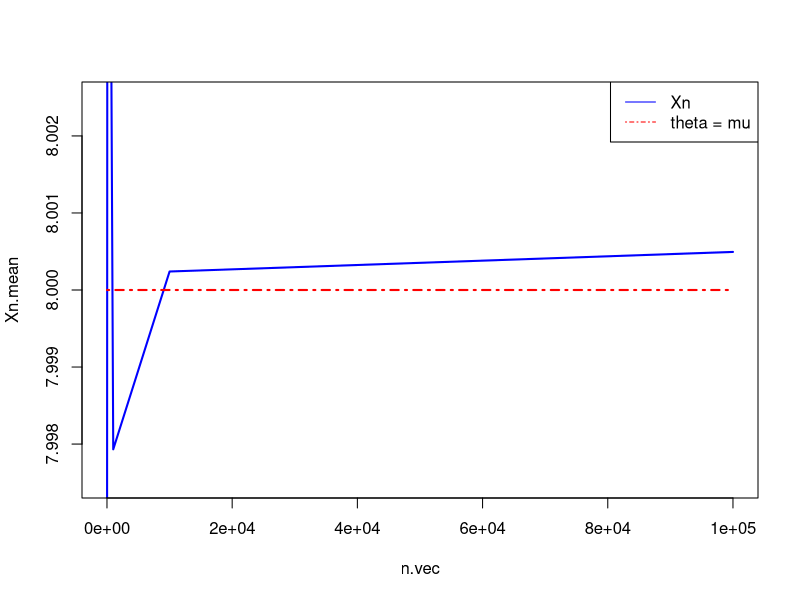
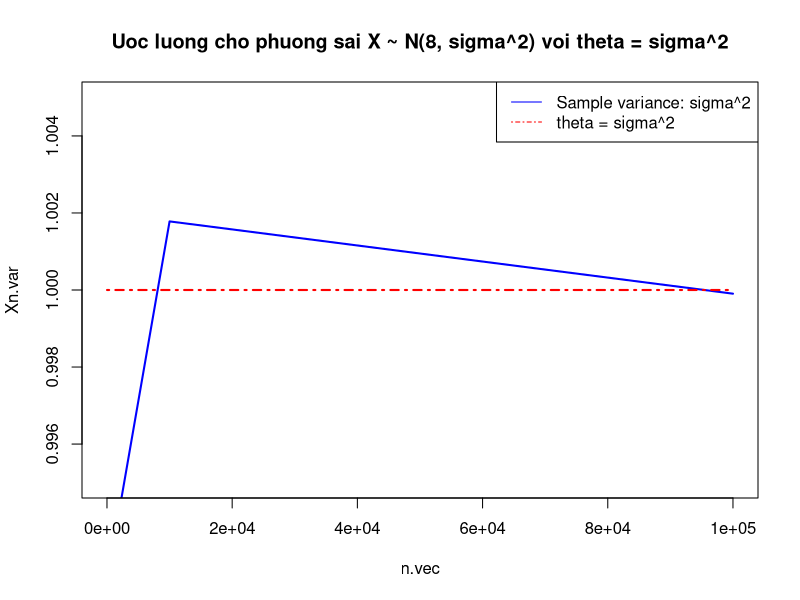
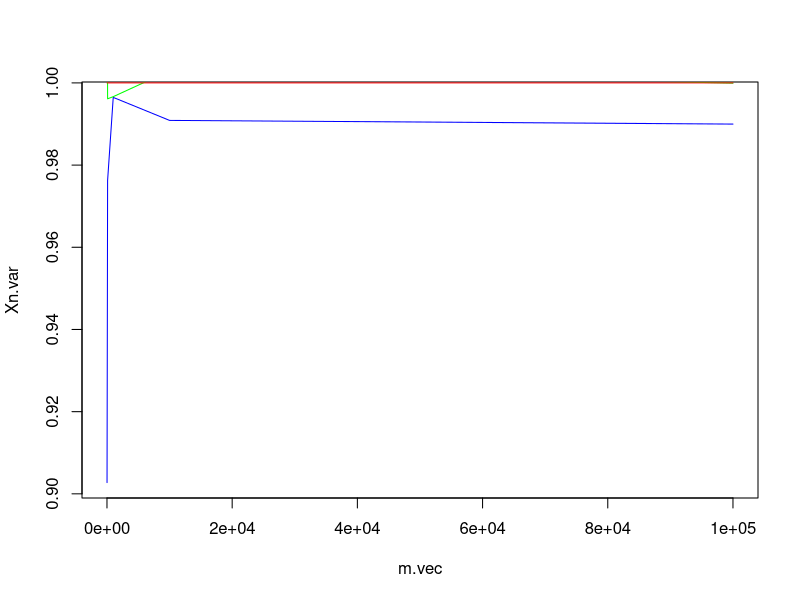

These figures' R source, in order:
# Thực hành lý thuyết ước lượng
# Lấy mẫu ngẫu nhiên từ tổng thể N(0, 1)
theta <- 8
SampleMean <- function(n) mean(rnorm(n, mean=theta, sd=1))
SampleMean(100)
SampleMean(1000)

n.vec <- 10^seq(1, 5)
Xn.mean <- rep(1, length(n.vec))
for (k in 1:length(n.vec)) {
  Xn.mean[k] <- mean(replicate(100, SampleMean(n.vec[k])))
}
Xn.mean

plot(n.vec, Xn.mean, type='l', col='blue', lwd=2, ylim=c(theta-0.0025, theta+0.0025))
lines(n.vec, rep(theta, length(n.vec)), col='red', lty=4, lwd=2)
legend("topright", c("Xn", "theta = mu"), col=c("blue", "red"), lty=c(1, 4))

# Điều này minh họa tính hội tụ của trung bình mẫu về trung bình tổng thể
MeanSample.n <- function(m) replicate(m, SampleMean(n))
n <- 100
mean(MeanSample.n(1000))
mean(MeanSample.n(10000))

# Điều này minh họa tính không chệch của trung bình
#--------------------------------------------------------------------------
# Ước lượng cho phương sai 
theta <- 1
SampleVar <- function(n) {
  a <- rnorm(n, mean=8, sd=theta)
  return(mean(a^2) - mean(a)^2)
}

n.vec <- 10^seq(1, 5)
Xn.var <- rep(1, length(n.vec))
for (k in 1:length(n.vec)) {
  Xn.var[k] <- mean(replicate(100, SampleVar(n.vec[k])))
}

plot(n.vec, Xn.var, type='l', col='blue', lwd=2, 
     main="Uoc luong cho phuong sai X ~ N(8, sigma^2) voi theta = sigma^2", 
     ylim=c(theta-0.005, theta+0.005))
lines(n.vec, rep(theta, length(n.vec)), col='red', lty=4, lwd=2)
legend("topright", c("Sample variance: sigma^2", "theta = sigma^2"),
       col=c("blue", "red"), lty=c(1, 4))

#----------------------------------------------------------------
VarSample.n <- function(m) replicate(m, SampleVar(n))
SampleVar.unbiased <- function(n) {
  var(rnorm(n, mean=8, sd=theta))
}
n <- 100
m.vec <- 10^seq(1, 5)
Xn.var <- rep(1, length(m.vec))
Xn.var.unbiased <- rep(1, length(m.vec))
for (k in 1:length(m.vec)) {
  Xn.var[k] <- mean(replicate(m.vec[k], SampleVar(n)))
  Xn.var.unbiased[k] <- mean(replicate(m.vec[k], SampleVar.unbiased(n)))
}

plot(m.vec, Xn.var, type="l", col="blue", pch=1)
lines(m.vec, Xn.var.unbiased, col="green", pch=2)
lines(m.vec, rep(theta, length(m.vec)), col="red")

# Vẽ đồ thị của hàm phân phối tích lũy thực nghiệm
X <- function(n) rnorm(1)
vec.Xn <- function(n) replicate(n, X())
Fn.hat <- function(n) ecdf(vec.Xn(n))
?ecdf

# par(mfrow = c(2,2))
